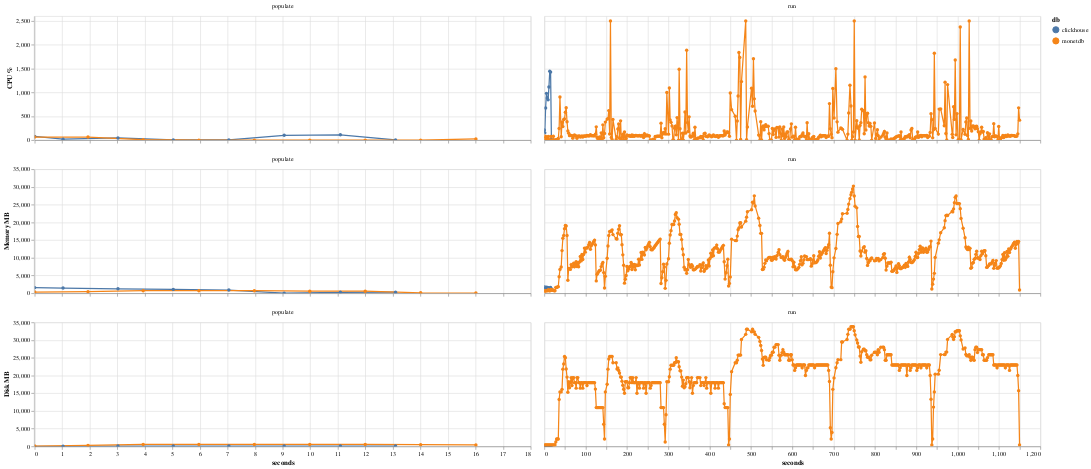

The cell this chart's notebook holds for it:
### Code cell
df = db.execute(
    """
WITH first_metric_time AS (
    SELECT
        benchmark_id,
        MIN(time) AS start_time
    FROM metric
    GROUP BY benchmark_id
)
SELECT
    b.db,
    b.suite,
    b.operation,
    epoch(m.time - fm.start_time) AS seconds_since_start,
    m.cpu_percent,
    m.mem_mb,
    m.disk_mb
FROM metric m
JOIN first_metric_time fm ON m.benchmark_id = fm.benchmark_id
JOIN benchmark b ON m.benchmark_id = b.id
WHERE b.suite = (?)
and b.deleted_at is null
ORDER BY b.id, seconds_since_start;
""",
    [SUITE],
).pl()

df = df.with_columns(pl.col.cpu_percent.clip(0, 25 * 100))

df_long = df.unpivot(
    on=["cpu_percent", "mem_mb", "disk_mb"],
    index=["db", "suite", "operation", "seconds_since_start"],
    variable_name="metric",
    value_name="value",
)

df_long = df_long.with_columns(
    [
        pl.col("db").cast(pl.Categorical),
        pl.col("operation").cast(pl.Categorical),
        pl.col("metric").cast(pl.Categorical),
    ]
)

selector = alt.selection_point(fields=["db"], bind="legend")

width = 800
height = 200

cpu_chart = (
    alt.Chart(df_long.filter(pl.col("metric") == "cpu_percent"))
    .mark_line(point=True)
    .encode(
        x=alt.X("seconds_since_start:Q", axis=alt.Axis(title=None, ticks=True, grid=True, labels=False)),
        y=alt.Y("value:Q", axis=alt.Axis(title="CPU %", ticks=True, grid=True), scale=alt.Scale(zero=False)),
        color=alt.Color("db:N"),
        tooltip=[
            "db",
            "suite",
            "operation",
            "metric",
            alt.Tooltip("seconds_since_start:Q", format=".0f"),
            alt.Tooltip("value:Q", format=".0f"),
        ],
        opacity=alt.condition(selector, alt.value(1.0), alt.value(0.1)),
    )
    .add_params(selector)
    .properties(width=width, height=height)
    .facet(column=alt.Column("operation:N", title=None))
    .resolve_scale(x="independent")
)

mem_chart = (
    alt.Chart(df_long.filter(pl.col("metric") == "mem_mb"))
    .mark_line(point=True)
    .encode(
        x=alt.X("seconds_since_start:Q", axis=alt.Axis(title=None, ticks=True, grid=True, labels=False)),
        y=alt.Y("value:Q", axis=alt.Axis(title="Memory MB", ticks=True, grid=True), scale=alt.Scale(zero=False)),
        color=alt.Color("db:N"),
        tooltip=[
            "db",
            "suite",
            "operation",
            "metric",
            alt.Tooltip("seconds_since_start:Q", format=".2f"),
            alt.Tooltip("value:Q", format=".1f"),
        ],
        opacity=alt.condition(selector, alt.value(1.0), alt.value(0.1)),
    )
    .add_params(selector)
    .properties(width=width, height=height)
    .facet(column=alt.Column("operation:N", title=None))
    .resolve_scale(x="independent")
)

disk_chart = (
    alt.Chart(df_long.filter(pl.col("metric") == "disk_mb"))
    .mark_line(point=True)
    .encode(
        x=alt.X("seconds_since_start:Q", axis=alt.Axis(title="seconds", ticks=True, grid=True)),
        y=alt.Y("value:Q", axis=alt.Axis(title="Disk MB", ticks=True, grid=True), scale=alt.Scale(zero=False)),
        color=alt.Color("db:N"),
        tooltip=[
            "db",
            "suite",
            "operation",
            "metric",
            alt.Tooltip("seconds_since_start:Q", format=".2f"),
            alt.Tooltip("value:Q", format=".1f"),
        ],
        opacity=alt.condition(selector, alt.value(1.0), alt.value(0.1)),
    )
    .add_params(selector)
    .properties(width=width, height=height)
    .facet(column=alt.Column("operation:N", title=None))
    .resolve_scale(x="independent")
)

chart = alt.vconcat(cpu_chart, mem_chart, disk_chart).interactive(bind_y=False)

chart

### Figure 1 — Vega-Lite specification as saved in the notebook (floating-point values rounded to 4 significant figures; data arrays with more than 128 entries replaced by an {"elided": "..."} marker saying what was removed)
{"config": {"view": {"continuousWidth": 300, "continuousHeight": 300}}, "vconcat": [{"data": {"name": "data-7521fd7167d4d369987e155406aa2c77"}, "facet": {"column": {"field": "operation", "title": null, "type": "nominal"}}, "spec": {"mark": {"type": "line", "point": true}, "encoding": {"color": {"field": "db", "type": "nominal"}, "opacity": {"condition": {"param": "param_2", "value": 1.0}, "value": 0.1}, "tooltip": [{"field": "db", "type": "nominal"}, {"field": "suite", "type": "nominal"}, {"field": "operation", "type": "nominal"}, {"field": "metric", "type": "nominal"}, {"field": "seconds_since_start", "format": ".0f", "type": "quantitative"}, {"field": "value", "format": ".0f", "type": "quantitative"}], "x": {"axis": {"grid": true, "labels": false, "ticks": true, "title": null}, "field": "seconds_since_start", "type": "quantitative"}, "y": {"axis": {"grid": true, "ticks": true, "title": "CPU %"}, "field": "value", "scale": {"zero": false}, "type": "quantitative"}}, "height": 200, "name": "view_1", "width": 800}, "resolve": {"scale": {"x": "independent"}}}, {"data": {"name": "data-89302e246402ceec4dff5182c81bf64e"}, "facet": {"column": {"field": "operation", "title": null, "type": "nominal"}}, "spec": {"mark": {"type": "line", "point": true}, "encoding": {"color": {"field": "db", "type": "nominal"}, "opacity": {"condition": {"param": "param_2", "value": 1.0}, "value": 0.1}, "tooltip": [{"field": "db", "type": "nominal"}, {"field": "suite", "type": "nominal"}, {"field": "operation", "type": "nominal"}, {"field": "metric", "type": "nominal"}, {"field": "seconds_since_start", "format": ".2f", "type": "quantitative"}, {"field": "value", "format": ".1f", "type": "quantitative"}], "x": {"axis": {"grid": true, "labels": false, "ticks": true, "title": null}, "field": "seconds_since_start", "type": "quantitative"}, "y": {"axis": {"grid": true, "ticks": true, "title": "Memory MB"}, "field": "value", "scale": {"zero": false}, "type": "quantitative"}}, "height": 200, "name": "view_2", "width": 800}, "resolve": {"scale": {"x": "independent"}}}, {"data": {"name": "data-25252bdb18841a6efc7818caeb4a37ba"}, "facet": {"column": {"field": "operation", "title": null, "type": "nominal"}}, "spec": {"mark": {"type": "line", "point": true}, "encoding": {"color": {"field": "db", "type": "nominal"}, "opacity": {"condition": {"param": "param_2", "value": 1.0}, "value": 0.1}, "tooltip": [{"field": "db", "type": "nominal"}, {"field": "suite", "type": "nominal"}, {"field": "operation", "type": "nominal"}, {"field": "metric", "type": "nominal"}, {"field": "seconds_since_start", "format": ".2f", "type": "quantitative"}, {"field": "value", "format": ".1f", "type": "quantitative"}], "x": {"axis": {"grid": true, "ticks": true, "title": "seconds"}, "field": "seconds_since_start", "type": "quantitative"}, "y": {"axis": {"grid": true, "ticks": true, "title": "Disk MB"}, "field": "value", "scale": {"zero": false}, "type": "quantitative"}}, "height": 200, "name": "view_3", "width": 800}, "resolve": {"scale": {"x": "independent"}}}], "params": [{"name": "param_2", "select": {"type": "point", "fields": ["db"]}, "bind": "legend", "views": ["view_1", "view_2", "view_3"]}, {"name": "param_3", "select": {"type": "interval", "encodings": ["x"]}, "bind": "scales", "views": ["view_1", "view_2", "view_3"]}], "$schema": "https://vega.github.io/schema/vega-lite/v5.20.1.json", "datasets": {"data-7521fd7167d4d369987e155406aa2c77": {"elided": "540 records"}, "data-89302e246402ceec4dff5182c81bf64e": {"elided": "540 records"}, "data-25252bdb18841a6efc7818caeb4a37ba": {"elided": "540 records"}}}
